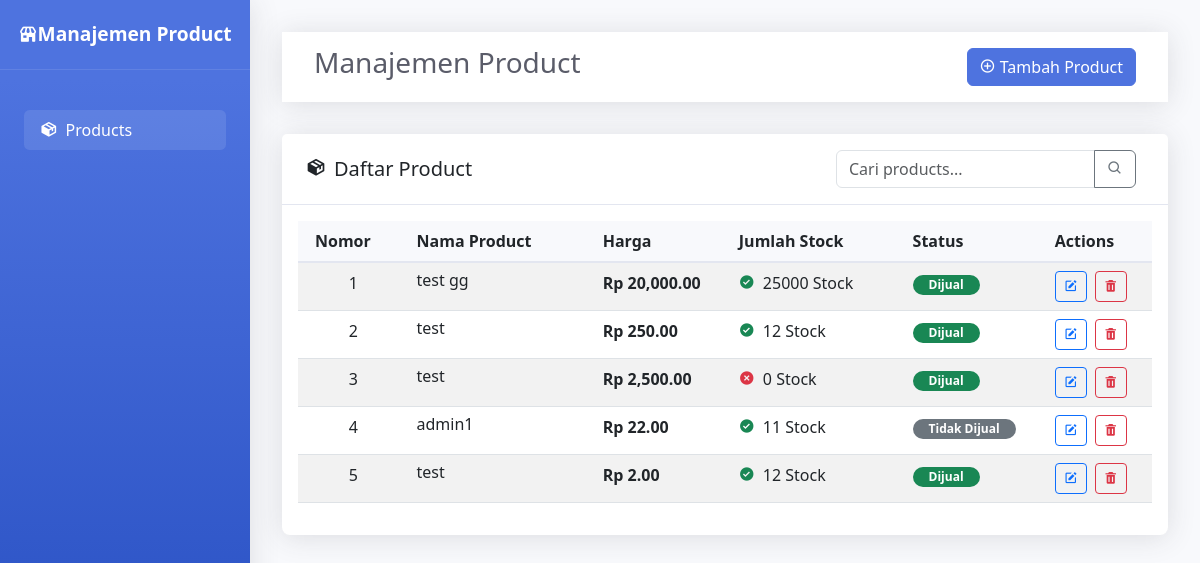
The page / on the database its author committed.
### tables this page shows
CREATE TABLE `products` (
  `id` int unsigned NOT NULL AUTO_INCREMENT,
  `name` varchar(255) NOT NULL,
  `price` decimal(10,2) NOT NULL,
  `stock` int NOT NULL,
  `is_sell` tinyint(1) NOT NULL DEFAULT '0' COMMENT 'Status Produk (Dijual / Tidak Dijual)',
  `created_at` timestamp NULL DEFAULT CURRENT_TIMESTAMP,
  `updated_at` timestamp NULL DEFAULT CURRENT_TIMESTAMP ON UPDATE CURRENT_TIMESTAMP,
  PRIMARY KEY (`id`)
);

### application/controllers/products.php (called while the page is built, shortened)
<?php
class Products extends CI_Controller {
    public function __construct() {
        $this->load->model('product_model');
        $this->load->helper(['url', 'form']);
        $this->load->library('form_validation');
        $this->load->library('session');
    }
    public function index() {
        $data['products'] = $this->product_model->get_all_products() ?: array();
        $this->load->view('products/index', $data);
    }
}

### index.php (called while the page is built, shortened)
<?php
require_once BASEPATH.'core/CodeIgniter.php';

### application/models/Product_model.php (called while the page is built, shortened)
<?php
class Product_model extends CI_Model {
    public function get_all_products() {
		$this->db->order_by('created_at', 'DESC');
        $query = $this->db->get('products');
        return $query->result();
    }
}

### application/views/products/index.php (the view, shortened to what this page needs)
<!DOCTYPE html>
<html lang="en">
<head>
    <link href="https://cdn.jsdelivr.net/npm/bootstrap@5.3.0/dist/css/bootstrap.min.css" rel="stylesheet">
    <link href="https://cdn.jsdelivr.net/npm/boxicons@2.1.4/css/boxicons.min.css" rel="stylesheet">
    <link rel="stylesheet" href="<?php echo base_url('public/assets/css/style.css'); ?>">
</head>
<body>
    <div class="sidebar">
        <div class="sidebar-brand">
            <i class='bx bxs-store mr-2'></i>
            <span>Manajemen Product</span>
        </div>
        <div class="sidebar-menu">
            </div>
            <div class="sidebar-item">
                <a href="<?php echo site_url('products'); ?>" class="sidebar-link active">
                    <i class='bx bxs-package'></i>
                    <span>Products</span>
                </a>
            </div>
        </div>
    <div class="main-content">
        <div class="topbar">
            <h1 class="h3 text-gray-800">Manajemen Product</h1>
            <div class="ms-auto">
                <button class="btn btn-primary" data-bs-toggle="modal" data-bs-target="#productModal">
                    <i class='bx bx-plus-circle'></i> Tambah Product
                </button>
            </div>
        </div>
        <div class="card">
            <div class="card-header">
                <h5 class="mb-0"><i class='bx bxs-package me-2'></i>Daftar Product</h5>
                <div class="d-flex align-items-center">
                    <div class="input-group me-2" style="width: 300px;">
                        <input type="text" class="form-control" placeholder="Cari products..." id="searchInput">
                        <button class="btn btn-outline-secondary" type="button">
                            <i class='bx bx-search'></i>
                        </button>
                    </div>
                </div>
            </div>
            <div class="card-body">
                <div class="table-responsive">
                    <table class="table table-striped" id="productsTable">
                        <thead>
                            <tr>
								<th data-sort="index" class="text-center">Nomor<span class="sort-icon"></span></th>
                                <th data-sort="name">Nama Product <span class="sort-icon"></span></th>
                                <th data-sort="price">Harga <span class="sort-icon"></span></th>
                                <th data-sort="stock">Jumlah Stock <span class="sort-icon"></span></th>
                                <th>Status</th>
                                <th>Actions</th>
                            </tr>
                        </thead>
                        <tbody>
                            <?php if (!empty($products)): ?>
                                <?php foreach($products as $key => $item): ?>
                                    <tr data-index="<?php echo $key + 1; ?>" data-name="<?php echo strtolower($item->name); ?>"
                                        data-price="<?php echo $item->price; ?>"
                                        data-stock="<?php echo $item->stock; ?>">
										<td class="index-column text-center"><?php echo $key + 1; ?></td>
                                        <td>
                                            <div class="d-flex align-items-center">
                                                <div>
                                                    <h6 class="mb-0"><?php echo $item->name; ?></h6>
                                                </div>
                                            </div>
                                        </td>
                                        <td>
                                            <div class="fw-bold">Rp <?php echo number_format($item->price, 2); ?></div>
                                        </td>
                                        <td>
                                            <div class="d-flex align-items-center">
                                                <?php if($item->stock > 10): ?>
                                                    <div class="text-success me-2"><i class='bx bxs-check-circle'></i></div>
                                                <?php elseif($item->stock > 0): ?>
                                                    <div class="text-warning me-2"><i class='bx bxs-error-circle'></i></div>
                                                <?php else: ?>
                                                    <div class="text-danger me-2"><i class='bx bxs-x-circle'></i></div>
                                                <?php endif; ?>
                                                <span><?php echo $item->stock; ?> Stock</span>
                                            </div>
                                        </td>
                                        <td>
                                            <?php if($item->is_sell): ?>
                                                <span class="badge bg-success rounded-pill px-3">Dijual</span>
                                            <?php else: ?>
                                                <span class="badge bg-secondary rounded-pill px-3">Tidak Dijual</span>
                                            <?php endif; ?>
                                        </td>
                                        <td>
                                            <button class="btn btn-sm btn-outline-primary me-1 edit-product"
                                                    data-id="<?php echo $item->id; ?>"
                                                    data-name="<?php echo $item->name; ?>"
                                                    data-price="<?php echo $item->price; ?>"
                                                    data-stock="<?php echo $item->stock; ?>"
                                                    data-status="<?php echo $item->is_sell ? 'Dijual' : 'Tidak Dijual'; ?>">
                                                <i class='bx bxs-edit'></i>
                                            </button>
                                            <a href="<?php echo site_url('products/delete/'.$item->id); ?>" class="btn btn-sm btn-outline-danger"
                                               onclick="return confirm('Apakah kamu yakin ingin Menghapus Product?');">
                                                <i class='bx bxs-trash'></i>
                                            </a>
                                        </td>
                                    </tr>
                                <?php endforeach; ?>
                            <?php endif; ?>
                        </tbody>
                    </table>
                </div>
            </div>
        </div>
    </div>
</body>
</html>

### public/assets/css/style.css (style rules this page uses)
:root { --sidebar-width: 250px; --primary-color: #4e73df; --secondary-color: #f8f9fc; --text-color: #5a5c69; --shadow: 0 0.15rem 1.75rem 0 rgba(58, 59, 69, 0.15); }
body { font-family: 'Nunito', 'Segoe UI', sans-serif; background-color: #f8f9fc; color: var(--text-color); }
.sidebar { position: fixed; top: 0; left: 0; bottom: 0; width: var(--sidebar-width); background: linear-gradient(180deg, var(--primary-color) 10%, #224abe 100%); box-shadow: var(--shadow); z-index: 1000; transition: all 0.3s; }
.sidebar-brand { height: 70px; display: flex; align-items: center; justify-content: center; color: white; font-weight: 800; font-size: 1.2rem; border-bottom: 1px solid rgba(255, 255, 255, 0.1); }
.sidebar-menu { padding: 1rem 0; }
.sidebar-item { padding: 0.5rem 1.5rem; }
.sidebar-link { display: flex; align-items: center; color: rgba(255, 255, 255, 0.8); text-decoration: none; padding: 0.5rem 1rem; border-radius: 0.35rem; transition: all 0.3s; }
.sidebar-link:hover, .sidebar-link.active { color: white; background-color: rgba(255, 255, 255, 0.1); }
.sidebar-link i { margin-right: 0.5rem; font-size: 1.1rem; }
.main-content { margin-left: var(--sidebar-width); padding: 2rem; }
.topbar { height: 70px; background-color: white; box-shadow: var(--shadow); margin-bottom: 2rem; display: flex; align-items: center; padding: 0 2rem; }
.card { border: none; border-radius: 0.5rem; box-shadow: var(--shadow); }
.card-header { background-color: white; border-bottom: 1px solid #e3e6f0; padding: 1rem 1.5rem; display: flex; align-items: center; justify-content: space-between; }
.btn-primary { background-color: var(--primary-color); border-color: var(--primary-color); }
.table thead th { background-color: var(--secondary-color); border-bottom: 2px solid #e3e6f0; font-weight: 600; cursor: pointer; user-select: none; }
.table-striped tbody tr:nth-of-type(odd) { background-color: rgba(246, 248, 252, 0.5); }
.sort-icon { display: inline-block; width: 0.8rem; height: 0.8rem; margin-left: 0.5rem; transition: all 0.2s; }

### rows shown on the page
products: name "test gg", price "20,000.00", stock "25000", is_sell "Dijual"
products: name "test", price "250.00", stock "12", is_sell "Dijual"
products: name "test", price "2,500.00", stock "0", is_sell "Dijual"
products: name "admin1", price "22.00", stock "11", is_sell "Tidak Dijual"
products: name "test", price "2.00", stock "12", is_sell "Dijual"
